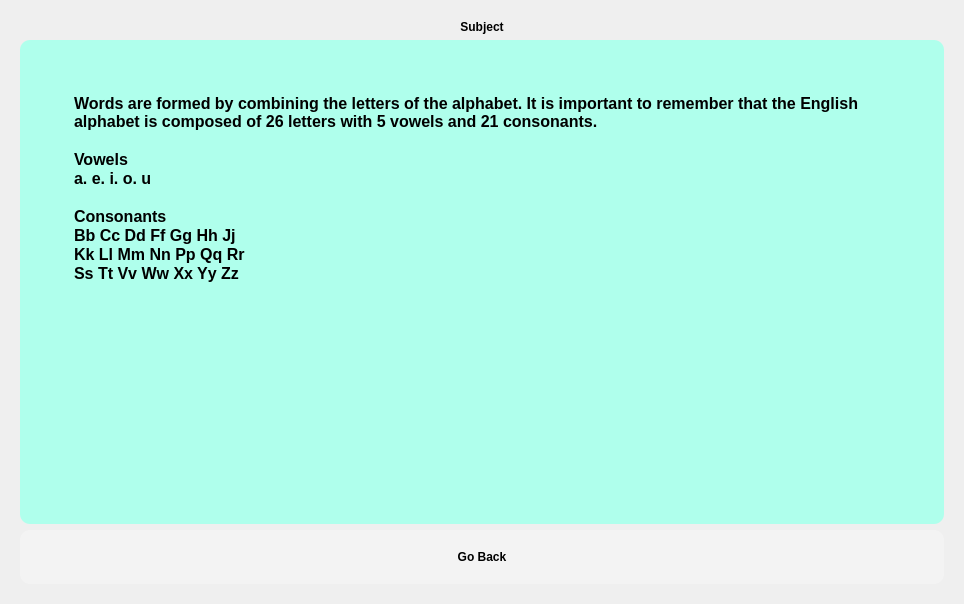
<?xml version="1.0" encoding="UTF-8"?>
<ui version="4.0">
 <class>subject</class>
 <widget class="QDialog" name="subject">
  <property name="geometry">
   <rect>
    <x>0</x>
    <y>0</y>
    <width>964</width>
    <height>604</height>
   </rect>
  </property>
  <property name="windowTitle">
   <string>Lesson</string>
  </property>
  <layout class="QGridLayout" name="gridLayout">
   <property name="leftMargin">
    <number>20</number>
   </property>
   <property name="topMargin">
    <number>20</number>
   </property>
   <property name="rightMargin">
    <number>20</number>
   </property>
   <property name="bottomMargin">
    <number>20</number>
   </property>
   <item row="0" column="0">
    <widget class="QLabel" name="subject_Title">
     <property name="styleSheet">
      <string notr="true">font-weight: 900;</string>
     </property>
     <property name="text">
      <string>Subject</string>
     </property>
     <property name="scaledContents">
      <bool>true</bool>
     </property>
     <property name="alignment">
      <set>Qt::AlignCenter</set>
     </property>
    </widget>
   </item>
   <item row="1" column="0">
    <widget class="QTextEdit" name="subtitle_2">
     <property name="styleSheet">
      <string notr="true">background-color: #AFFFEC;
	color: black; 
	font-family: 'Gilroy';
	font-weight: 600;
	border-radius: 10px;
	padding: 50px;
	text-align: center;</string>
     </property>
     <property name="sizeAdjustPolicy">
      <enum>QAbstractScrollArea::AdjustIgnored</enum>
     </property>
     <property name="readOnly">
      <bool>true</bool>
     </property>
     <property name="html">
      <string>&lt;!DOCTYPE HTML PUBLIC &quot;-//W3C//DTD HTML 4.0//EN&quot; &quot;http://www.w3.org/TR/REC-html40/strict.dtd&quot;&gt;
&lt;html&gt;&lt;head&gt;&lt;meta name=&quot;qrichtext&quot; content=&quot;1&quot; /&gt;&lt;style type=&quot;text/css&quot;&gt;
p, li { white-space: pre-wrap; }
&lt;/style&gt;&lt;/head&gt;&lt;body style=&quot; font-family:'Gilroy'; font-size:12pt; font-weight:600; font-style:normal;&quot;&gt;
&lt;p style=&quot; margin-top:0px; margin-bottom:0px; margin-left:0px; margin-right:0px; -qt-block-indent:0; text-indent:0px;&quot;&gt;Words are formed by combining the letters of the alphabet. It is important to remember that the English alphabet is composed of 26 letters with 5 vowels and 21 consonants.&lt;/p&gt;
&lt;p style=&quot;-qt-paragraph-type:empty; margin-top:0px; margin-bottom:0px; margin-left:0px; margin-right:0px; -qt-block-indent:0; text-indent:0px;&quot;&gt;&lt;br /&gt;&lt;/p&gt;
&lt;p style=&quot; margin-top:0px; margin-bottom:0px; margin-left:0px; margin-right:0px; -qt-block-indent:0; text-indent:0px;&quot;&gt;Vowels&lt;/p&gt;
&lt;p style=&quot; margin-top:0px; margin-bottom:0px; margin-left:0px; margin-right:0px; -qt-block-indent:0; text-indent:0px;&quot;&gt;a. e. i. o. u&lt;/p&gt;
&lt;p style=&quot;-qt-paragraph-type:empty; margin-top:0px; margin-bottom:0px; margin-left:0px; margin-right:0px; -qt-block-indent:0; text-indent:0px;&quot;&gt;&lt;br /&gt;&lt;/p&gt;
&lt;p style=&quot; margin-top:0px; margin-bottom:0px; margin-left:0px; margin-right:0px; -qt-block-indent:0; text-indent:0px;&quot;&gt;Consonants&lt;/p&gt;
&lt;p style=&quot; margin-top:0px; margin-bottom:0px; margin-left:0px; margin-right:0px; -qt-block-indent:0; text-indent:0px;&quot;&gt;Bb Cc Dd Ff Gg Hh Jj&lt;/p&gt;
&lt;p style=&quot; margin-top:0px; margin-bottom:0px; margin-left:0px; margin-right:0px; -qt-block-indent:0; text-indent:0px;&quot;&gt;Kk Ll Mm Nn Pp Qq Rr&lt;/p&gt;
&lt;p style=&quot; margin-top:0px; margin-bottom:0px; margin-left:0px; margin-right:0px; -qt-block-indent:0; text-indent:0px;&quot;&gt;Ss Tt Vv Ww Xx Yy Zz&lt;/p&gt;
&lt;p style=&quot;-qt-paragraph-type:empty; margin-top:0px; margin-bottom:0px; margin-left:0px; margin-right:0px; -qt-block-indent:0; text-indent:0px;&quot;&gt;&lt;br /&gt;&lt;/p&gt;
&lt;p style=&quot;-qt-paragraph-type:empty; margin-top:0px; margin-bottom:0px; margin-left:0px; margin-right:0px; -qt-block-indent:0; text-indent:0px;&quot;&gt;&lt;br /&gt;&lt;/p&gt;&lt;/body&gt;&lt;/html&gt;</string>
     </property>
    </widget>
   </item>
   <item row="2" column="0">
    <widget class="QPushButton" name="btnMenu">
     <property name="cursor">
      <cursorShape>PointingHandCursor</cursorShape>
     </property>
     <property name="styleSheet">
      <string notr="true">background-color: #f3f3f3;
	color: black; 
	font-family: 'Gilroy';
	font-weight: 600;
	border-radius: 10px;
	padding: 20px;</string>
     </property>
     <property name="text">
      <string>Go Back</string>
     </property>
    </widget>
   </item>
  </layout>
 </widget>
 <resources/>
 <connections/>
</ui>
